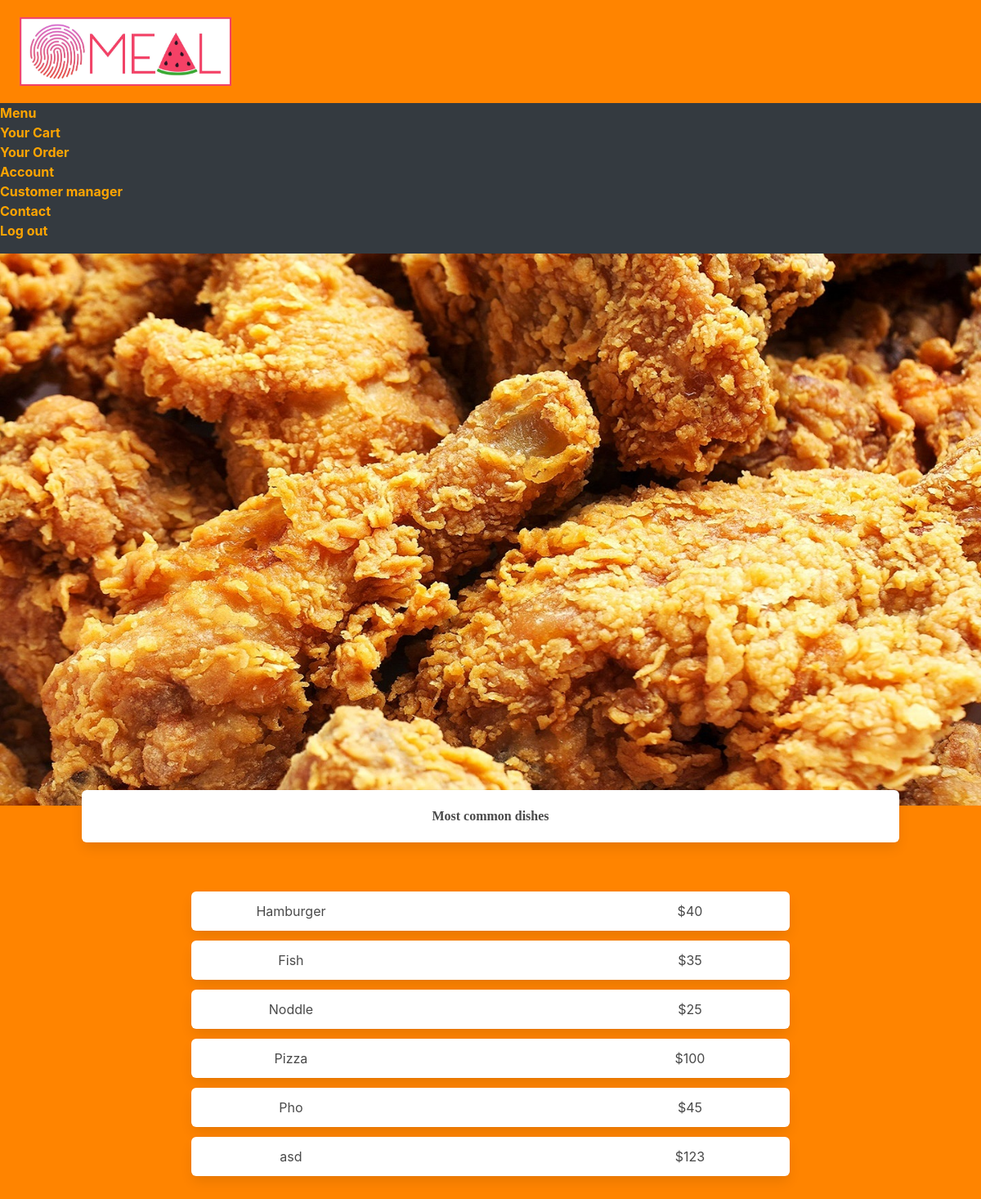
The app's page /most_common_dishes, older data.
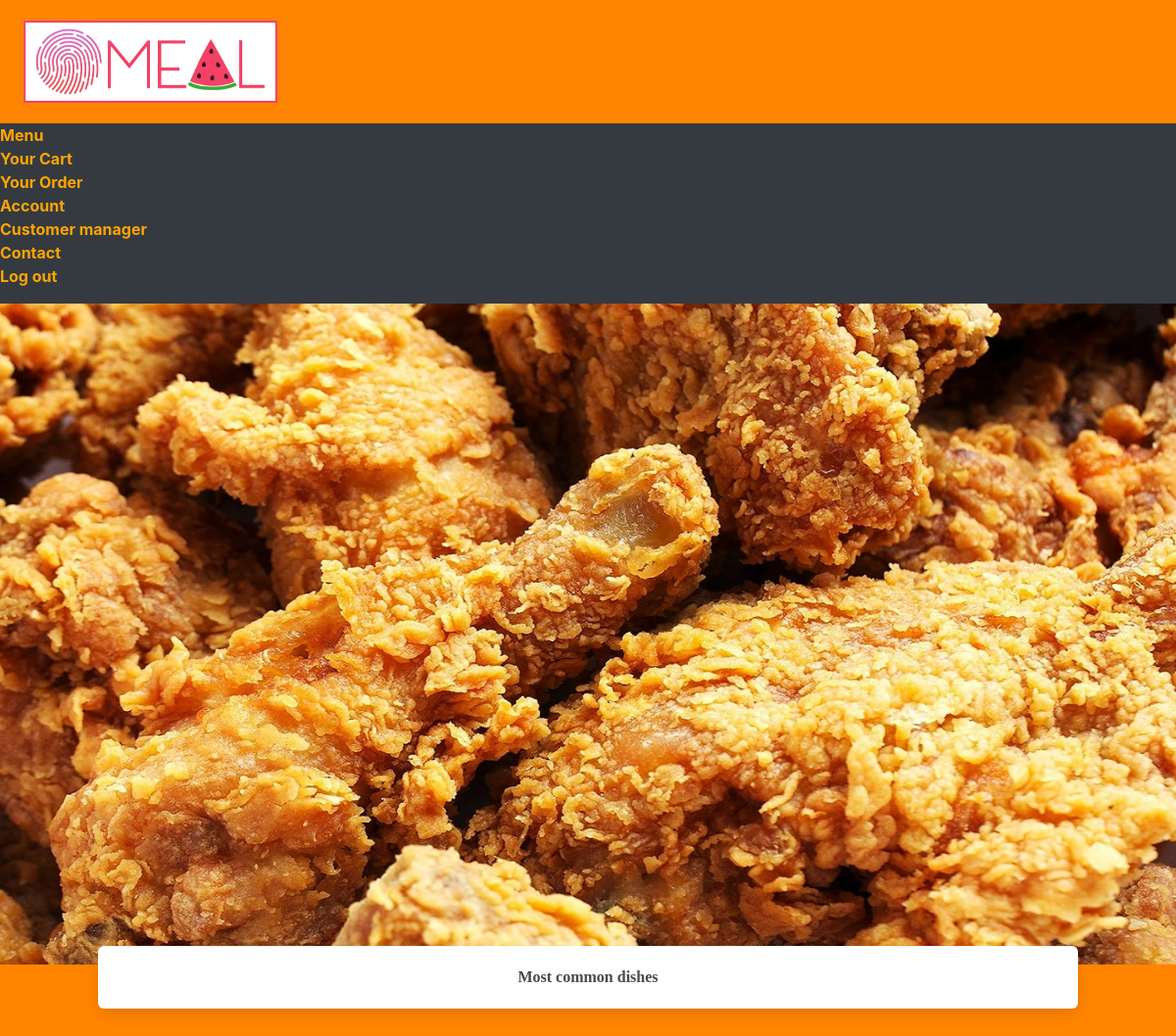
The same page, newer data.
### main.py (models this page shows, shortened)
class MostCommonDishes(db.Model):
    id = db.Column(db.Integer, primary_key=True)
    name = db.Column(db.String(200), nullable=False)
    price = db.Column(db.Integer)

### main.py (the view)
@main.route('/most_common_dishes', methods=['GET'])
def most_common_dishes():
    dishes = MostCommonDishes.query.order_by(MostCommonDishes.id).all()
    return render_template('view_option/view_menu/most_common_dishes.html', dishes=dishes)

### templates/view_option/view_menu/most_common_dishes.html (shortened to what this page needs)
{% extends "base.html" %}
{% block head%}
    <link rel= "stylesheet" type= "text/css" href= "{{ url_for('static',filename='styles/view_menu/style_each_menu.css') }}">
{%endblock%}
{% block body%}
<img class = "food-img" class = "menu-img" src="../../../static/img/most_common_dishes.jpg" alt="">
<div class="box choosing-option has-text-weight-bold">Most common dishes</div>
<section class="section">
    {% for dish in dishes %}
    <div class="container">
        <div class=" columns has-text-centered is-mobile">
            <div class="column is-1"></div>
            <a href="/most_common_dishes/{{dish.id}}" class="column box has-text-centered is-8">
                <div class="columns is-mobile">
                    <div class="column is1">{{ dish.name }}</div>
                    <div class="column is7"></div>
                    <div class="column is4">${{ dish.price }}</div>
                </div>
            </a>
            <div class="column is-1"></div>
        </div>
    </div>
    {% endfor %}
</section>
{%endblock%}

### templates/base.html (shortened to what this page needs)
<!DOCTYPE html>
<html lang="en">
<head>
    <link rel="stylesheet" href="https://cdnjs.cloudflare.com/ajax/libs/bulma/0.7.2/css/bulma.min.css" />
    <link rel= "stylesheet" type= "text/css" href= "{{ url_for('static',filename='styles/style_nav.css') }}">
    <link rel="stylesheet" href="https://pro.fontawesome.com/releases/v5.10.0/css/all.css"/>
    <link
      rel="stylesheet"
      href="https://stackpath.bootstrapcdn.com/bootstrap/4.4.1/css/bootstrap.min.css"
    />
    <link
      rel="stylesheet"
      href="https://stackpath.bootstrapcdn.com/font-awesome/4.7.0/css/font-awesome.min.css"
    />
    {% block head %}{% endblock %}
</head>
{% if request.url_rule.endpoint != "confirm_order" and request.url_rule.endpoint != "order_status" %}
<body>
  <div class = "block " >
    <div class = "navbar nav-color " role="navigation" aria-label="main navigation" >
        <div class = "navbar-brand">
            <a href = "#" class = "nav-item">
                <img src="../static/img/app_logo.jpg" alt = "site-logo" style = "max-height: 100px" class = "py-2 px-2">
            </a>
        </div>
    </div>
      <nav class = "navbar-left navbar-expand-lg navbar-dark bg-dark">
        <div class = "collapse navbar-collapse" id = "navbar">
            <div class = "navbar-nav mr-auto">
                <ul >
                {% if current_user.id == 1 %}
                    <li>
                        <a style="color:orange;" class = "nav-item" href = "{{ url_for('manager') }}"><b>Menu Manager</b></a>
                    </li>
                {% else %}
                    <li>
                        <a style="color:orange;" class = "nav-item" href = "{{ url_for('view_menu') }}"><b>Menu</b></a>
                    </li>
                {% endif %}
                    <li>
                        <a style="color:orange;" class = "nav-item" href="{{ url_for('confirm_order') }}"><b>Your Cart</b></a>
                    </li>
                    <li>
                        <a style="color:orange;" class = "nav-item" href="{{ url_for('order_manager') }}"><b>Your Order</b></a>
                    </li>
                    <li>
                        <a style="color:orange;" class = "nav-item" href = "{{ url_for('view_account') }}"><b>Account</b></a>
                    </li>
                    <li>
                        <a style="color:orange;" class = "nav-item" href="{{ url_for('customer_manager') }}"><b>Customer manager</b></a>
                    </li>
                    <li>
                        <a style="color:orange;" class = "nav-item" href = "{{ url_for('contact_us') }}"><b>Contact</b></a>
                    </li>
                    <li>
                        <a style="color:orange;" class = "nav-item" href="{{ url_for('logout') }}" ><b>Log out</b></a>
                    </li>
                </ul>
            </div>
        </div>
    </nav>
  </div>
{% endif %}
    {% block body %}{% endblock %}
</body>
</html>

### static/styles/style_nav.css (style rules this page uses)
.nav-color { background-color: rgb(255, 132, 0); }

### static/styles/view_menu/style_each_menu.css (style rules this page uses)
:root { --primary-color: rgb(255, 132, 0); }
body, html { background-color:var(--primary-color) }
.food-img { margin-top: -1.5em; }
.box { width: 83.3333%; margin-left: 8.3333%; }
.choosing-option { display: inline-block; margin-top: -20%; text-align: center; font-weight: 800; font-family: "Bell Gothic Std Light"; }

Row changes from the older to the newer data that the page shows:
removed MostCommonDishes: name "Hamburger", price "40"
removed MostCommonDishes: name "Fish", price "35"
removed MostCommonDishes: name "Noddle", price "25"
removed MostCommonDishes: name "Pizza", price "100"
removed MostCommonDishes: name "Pho", price "45"
removed MostCommonDishes: name "asd", price "123"
